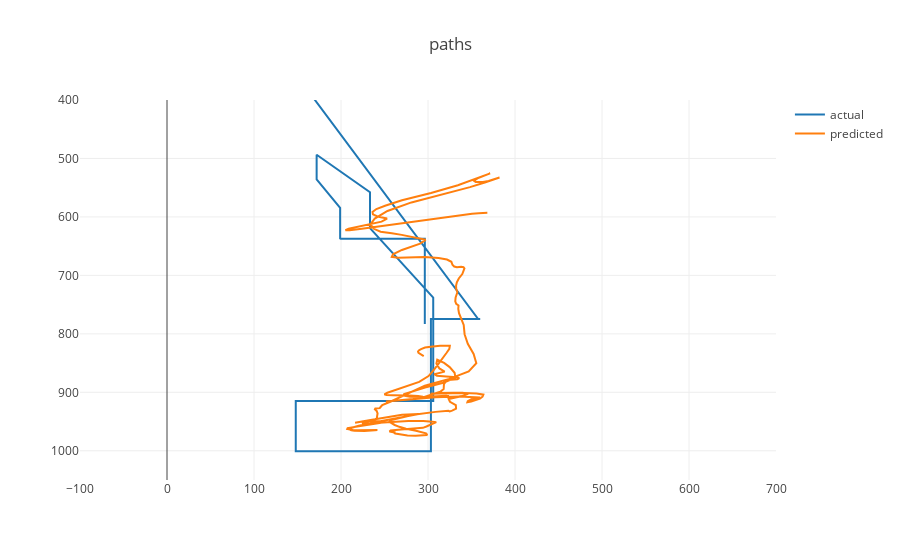

Source (notebook cell):
### Code cell
def plot_path(actual, predicted, start, n):
    stop = start + n
    py.iplot({
        "data": [
            go.Scatter(x=actual[start:stop,0], y=actual[start:stop,1], name='actual'),
            go.Scatter(x=predicted[start:stop,0], y=predicted[start:stop,1], name='predicted')
        ],
        "layout": go.Layout(
            title='paths',
            xaxis=dict(
                range=[-100, 700]
            ),
            yaxis=dict(
                range=[1050, 400]
            )
        )
    })
    
plot_path(positions_test, kalman_pos, 0, 700)

### Figure 1 — Plotly figure (JSON) as saved in the notebook; plotly's stock layout.template omitted (floating-point values rounded to 4 significant figures; data arrays with more than 128 entries replaced by an {"elided": "..."} marker saying what was removed)
{"data": [{"name": "actual", "type": "scatter", "x": {"elided": "288 float values"}, "y": {"elided": "288 float values"}}, {"name": "predicted", "type": "scatter", "x": {"elided": "288 float values"}, "y": {"elided": "288 float values"}}], "layout": {"title": "paths", "xaxis": {"range": [-100, 700]}, "yaxis": {"range": [1050, 400]}}}
